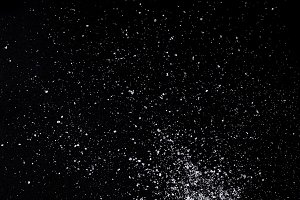
#> input picture ImageProcessing/salt.jpg, 300 x 200 px
$ python Simplethresholding.py --image salt.jpg
#> lines starting #> are read from the running program, lines starting #| are printed output that depends on the picture
import numpy as np
import argparse
import cv2
import matplotlib.pyplot as plt

ap=argparse.ArgumentParser()
ap.add_argument("-i","--image", required=True, help="Path to the image")
args=vars(ap.parse_args())


image=cv2.imread(args["image"])
#> image is the input picture: shape (200, 300, 3); mean B, G, R 12, 10.7, 10.8
cv2.imshow("Original",image)

cv2.waitKey(0)

image=cv2.cvtColor(image, cv2.COLOR_BGR2GRAY)
#> image: shape (200, 300)
blurred=cv2.GaussianBlur(image,(5,5),0)
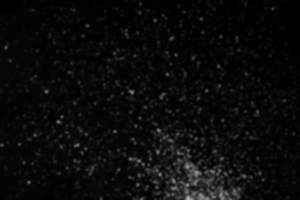
#> blurred: shape (200, 300); min 0, max 185, mean 10.8
cv2.imshow("Blurred Image", blurred)

(T, thresholded)=cv2.threshold(image, 140, 255, cv2.THRESH_BINARY)
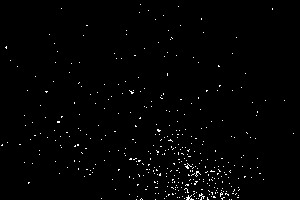
#> thresholded: shape (200, 300); 1.2% white in thin lines or dots


cv2.imshow("Thresholded", thresholded)

(T, Invthresholded)=cv2.threshold(image, 140, 255, cv2.THRESH_BINARY_INV)
#> Invthresholded: shape (200, 300); 98.8% white; black in thin lines or dots

cv2.imshow("Inverse Threshold", Invthresholded)

cv2.waitKey(0)
